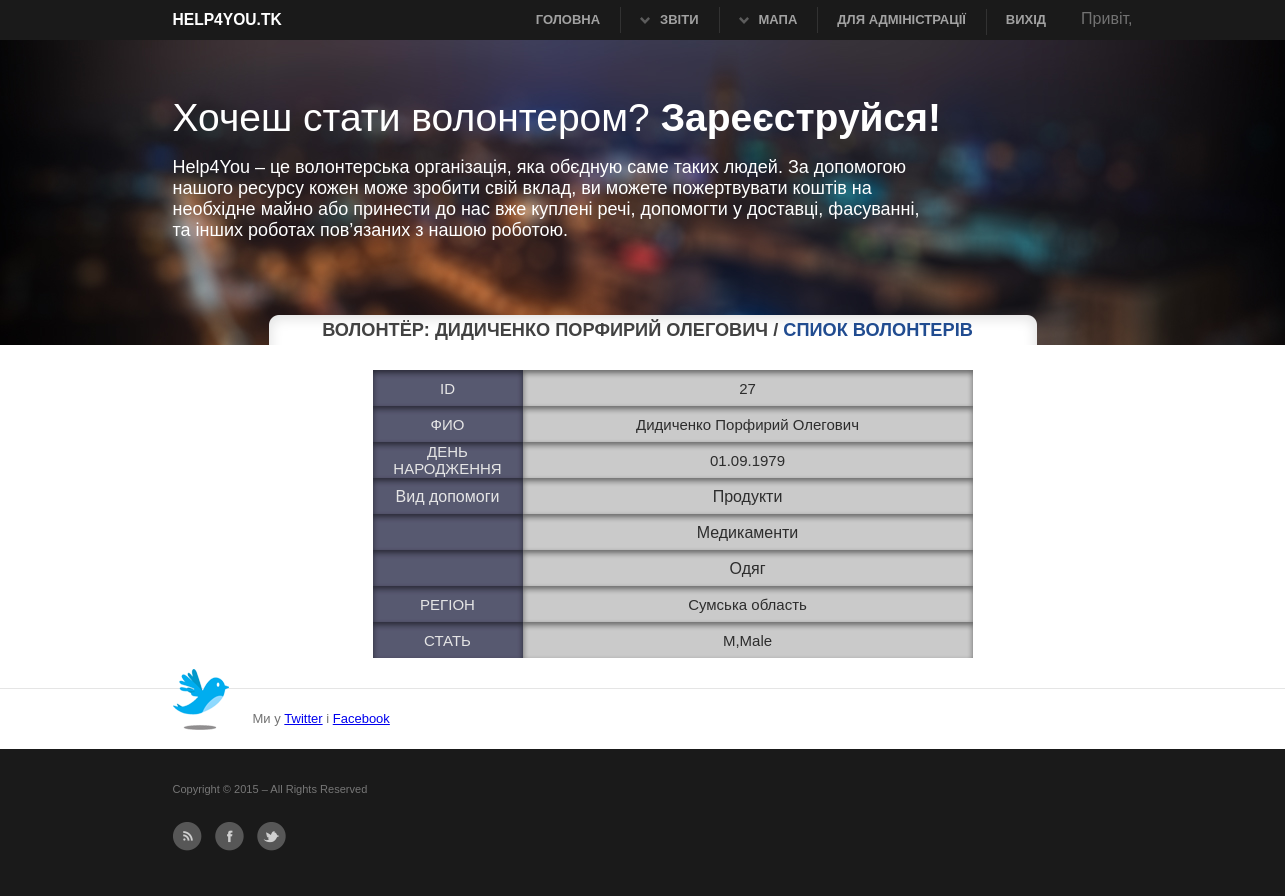
The page /Volonter/27/ (signed in) on the database its author committed.
### main/models.py (models this page shows, shortened)
class Volonter(models.Model):
    GENDER_CHOICES = (
        (u'М', 'Male'),
        (u'Ж', 'Female'),
    )
    OBLAST_CHOICES = (
         (u'Вінницька область',u'Вінницька область'),
         (u'Волинська область',u'Волинська область'),
         (u'Дніпропетровська область',u'Дніпропетровська область'),
         (u'Донецька область',u'Донецька область'),
         (u'Закарпатська область',u'Закарпатська область'),
         (u'Запорізька область',u'Запорізька область'),
         (u'Івано-Франківська область',u'Івано-Франківська область'),
         (u'Київська область',u'Київська область'),
         (u'Кіровоградська область',u'Кіровоградська область'),
         (u'Луганська область',u'Луганська область'),
         (u'Львівська область',u'Львівська область'),
         (u'Миколаївська область',u'Миколаївська область'),
         (u'Одеська область',u'Одеська область'),
         (u'Полтавська область',u'Полтавська область'),
         (u'Рівненська область',u'Рівненська область'),
         (u'Сумська область',u'Сумська область'),
         (u'Тернопільська область',u'Тернопільська область'),
         (u'Харківська область',u'Харківська область'),
         (u'Херсонська область',u'Херсонська область'),
         (u'Хмельницька область',u'Хмельницька область'),
         (u'Черкаська область',u'Черкаська область'),
         (u'Чернігівська область',u'Чернігівська область'),
         (u'Чернівецька область',u'Чернівецька область'),
         (u'Автономна Республіка Крим',u'Автономна Республіка Крим'),
    )
    fio = models.CharField(verbose_name=u'ПІБ', max_length=200)
    birthday = models.DateField(verbose_name=u'Дата народження',null=True, blank=True)
    address = models.CharField(verbose_name=u'Область проживання',max_length=30, choices=OBLAST_CHOICES)
    telephone = models.CharField(verbose_name=u'Телефон',max_length=20)
    gender = models.CharField(verbose_name=u'Стать',max_length=1, choices=GENDER_CHOICES)
    activeted = models.BooleanField(default=False, verbose_name=u'Підтвердження')
    categories = models.ManyToManyField('CategoryResource', verbose_name=u'Категорія ресурсів')
    class Meta:
        verbose_name_plural = u'Волонтери'

class CategoryResource(models.Model):
    category = models.CharField(max_length=50, verbose_name=u'Категорія')
    class Meta:
        verbose_name_plural = u'Категорії ресурсів'
    def __unicode__(self):
        return self.category

### main/views.py (the view)
# urls.py: url(r'^volonter/(?P<pk>\d+)/$',VolonterDetailView.as_view(), name='view_volonter'),
class VolonterDetailView(DetailView):
    template_name = 'view_volonter.html'
    model = Volonter
    context_object_name = 'Volonter'
    @method_decorator(staff_member_required)
    def dispatch(self, request, *args, **kwargs):
        return super(VolonterDetailView, self).dispatch(request, *args,**kwargs)

### main/templates/view_volonter.html (shortened to what this page needs)
{% extends 'base.html' %}
{% block title %}
    <h3 class="title_list">Волонтёр: {{ Volonter.fio }} / <a href="{% url 'list_volonter' %}">Спиок волонтерів</a></h3>
{% endblock %}
{% block content %}
    <div id="view_tab">
    <table border="0">
    <tr>
        <td class="lef">ID</td>
        <td class="ri">{{Volonter.id}}</td>
    </tr>
    <tr>
        <td class="lef">ФИО</td>
        <td class="ri">{{ Volonter.fio }}</td>
    </tr>
    <tr>
        <td  class="lef">ДЕНЬ НАРОДЖЕННЯ</td>
        <td class="ri">{{ Volonter.birthday|date:"d.m.Y" }}</td>
    </tr>
    <tr >
        <td  class="lef_v"  height="36px"><p class="trrt">Вид допомоги</p></td>
        <td  class="ri_v">
            {% for cat in Volonter.categories.all  %}
            <p class="kind_res">{{ cat }}</p>
            {% endfor %}</td>
    </tr>
    <tr>
        <td class="lef">РЕГІОН</td>
        <td class="ri">{{Volonter.address }}</td>
    </tr>
     <tr>
        <td  class="lef">СТАТЬ</td>
        <td class="ri">{{ Volonter.gender }},{{ Volonter.get_gender_display }}</td>
    </tr>
  </table>
    </div>
{% endblock %}

### main/static/main.css (style rules this page uses)
html { background: #ffffff }
body { color:#727272; font:normal 13px "Helvetice Neue",Arial,Tahoma,Verdana; }
p { line-height:1.5em; margin-bottom:15px; }
a { outline:0; }
h1, h2, h3, h4 { line-height:1.2em; margin-bottom:15px; font-weight:bold; }
h3, h4 { font-size:1.4em; color:#424242; text-shadow:1px 1px 1px #fff; margin-bottom:10px; }
h3 { -webkit-margin-before: 0em; -webkit-margin-after: 0em; -webkit-margin-start: 0px; -webkit-margin-end: 0px; text-shadow:0px 0px 0px #fff; }
#content .bl_title a { color: #214c90; text-decoration: none; }
table { border-spacing:0px; }
.title_list { margin-left:210px; padding-right: 200px; background: url("img/h.png") no-repeat; padding-top: 5px; padding-bottom: 5px; text-align: center; text-transform: uppercase; }
#view_tab table { width: 600px; margin-left: 200px; margin-top: 15px; }
.lef { width: 150px; height: 36px; color: #e5e5e5; background: url("img/t.gif") repeat-x; text-align: center; font:normal 15px "Helvetice Neue",Arial,Tahoma,Verdana; border-spacing: 0px; }
.ri { width: 450px; height: 36px; color: #2d2d2d; background: url("img/tt.gif") repeat-x; text-align: center; font:normal 15px "Helvetice Neue",Arial,Tahoma,Verdana; border-spacing: 0px; }
.trrt { position:relative; top: 7px; height: 20px; }
.lef_v { width: 150px; color: #e5e5e5; background: url("img/t.gif") repeat-y; text-align: center; vertical-align: top; font:normal 16px "Helvetice Neue",Arial,Tahoma,Verdana; border-spacing: 0px; }
.ri_v { width: 450px; color: #2d2d2d; background: url("img/tt.gif") repeat-y; text-align: center; font:normal 16px "Helvetice Neue",Arial,Tahoma,Verdana; border-spacing: 0px; }
.kind_res { position: relative; top:7px; padding-top: 0px; text-align: center; padding-bottom: 0px; margin-top: 0px; margin-bottom: 0px; height: 36px; }

### main/static/print.css (style rules this page uses)
* { background:none !important; }
body { color:#000; font:normal 12px Arial,sans-serif; padding-top:0; }
p { font-size:1.0em; line-height:1.8em; margin-bottom:15px; }
a, #content a { color:#000; outline:0; text-decoration:none; border:none; }
h1, h2, h3, h4, h5 { margin:0 0 10px 0; color:#000; }
h3 { font-size:1.2em; margin-bottom:20px; }

### rows shown on the page
Volonter: fio "ДИДИЧЕНКО ПОРФИРИЙ ОЛЕГОВИЧ", id "27", fio "Дидиченко Порфирий Олегович", birthday "01.09.1979", address "Сумська область", gender "М", gender "Male"
CategoryResource: category "Продукти"
CategoryResource: category "Медикаменти"
CategoryResource: category "Одяг"
